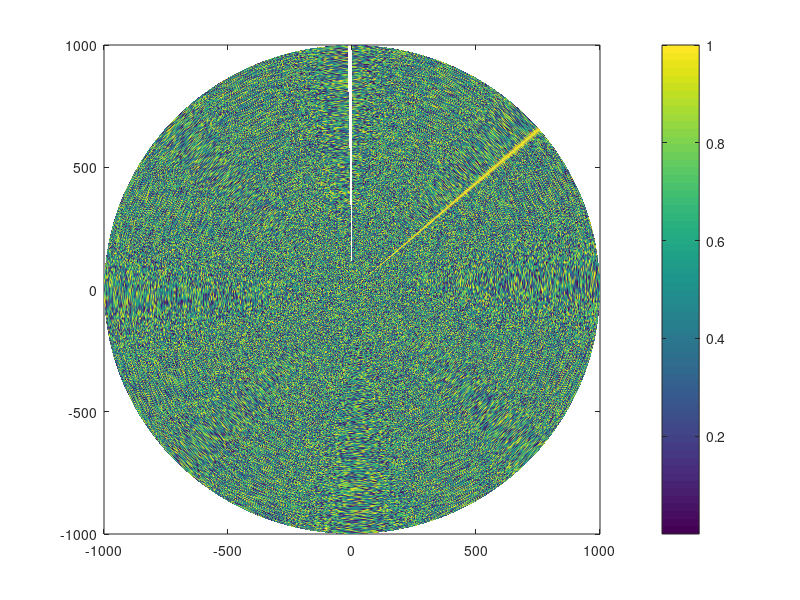

Write MATLAB code to recreate this figure. (Note: this script raises an error after producing the figure.)
Z=rand(1000,360);
Z(:,50)=1;
r=1:1000;
[R,PHI]=meshgrid(r,(pi/180)*-(0:359)+pi/2);
x=R.*cos(PHI);
y=R.*sin(PHI);

pcolor(x,y,Z')
shading interp; colorbar;

figure
lat0 = 13.036;
lon0= 77.5124; 
lats=lat0+(-10:0.02:10);                                                                                                                 
 lons=lon0+(-10:0.02:10);                                                                                                                                
 [Lat,Lon]=meshgrid(lats,lons);
 Z1=NaN(size(Lat));
 for i=1:length(lons)
     for j=1:length(lats)
        [a,e,r]=geodetic2aer(Lat(i,j),Lon(i,j),0,lat0,lon0,0,referenceEllipsoid('WGS84'));
        r=r*1e-3;
        r1=round(r)+1;
        a1=round(a)+1;
        if r1<=1000 && r1>0 && a1<=360 && a1 >0
            Z1(i,j)=Z(r1,a1);
        end
     end
 end
 worldmap([min(lats),max(lats)],[min(lons),max(lons)]);
 pcolorm(Lat,Lon,Z1);